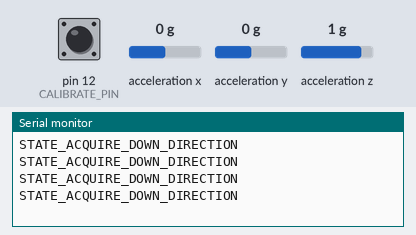
Simulated run of this sketch. Board: Arduino Uno, built with avr-gcc and run on an emulated ATmega328P. On the bench: the last lines printed to the serial monitor. Wiring (inferred from the names in the program): ADXL345 accelerometer at I2C address 0x53. Inputs (shaded band) come from the test bench; at power-on: acceleration x 0 g, acceleration y 0 g, acceleration z 1 g, pin 12 (CALIBRATE_PIN) HIGH. EEPROM starts erased.

Above: at 7.2 s.
7.3 s: acceleration x set to -1.4 g
At 9.4 s:
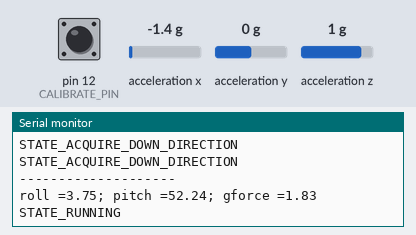
9.8 s: acceleration y set to -1.4 g
At 11.3 s:
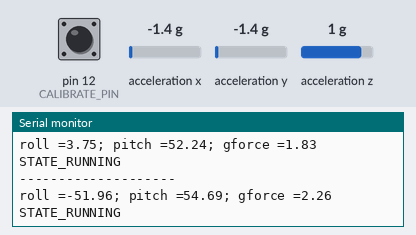
12.3 s: acceleration z set to -1.4 g
At 14.8 s:
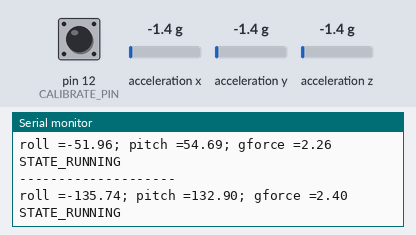
Timing chart, 0 to 16.3 s (numbered marks = the images above; inputs shaded):
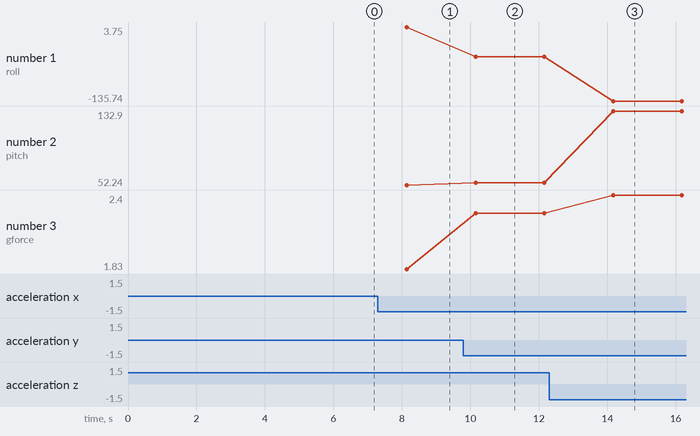

Measured:
- after the input at 7.3 s, the serial monitor: prints a new line after 0.85 s (image 1)
- after the input at 9.8 s, the serial monitor: prints a new line after 0.35 s (image 2)
- after the input at 12.3 s, the serial monitor: prints a new line after 1.9 s (image 3)
- plotted number 1: 3.75 → -51.96 after the input at 9.8 s, -51.96 → -135.74 after the input at 12.3 s
- plotted number 2: 52.24 → 54.69 after the input at 9.8 s, 54.69 → 132.9 after the input at 12.3 s
- plotted number 3: 1.83 → 2.26 after the input at 9.8 s, 2.26 → 2.4 after the input at 12.3 s

The sketch:

inclinometer_main.ino
```cpp
#include "src\ADXL345\ADXL345.h"
ADXL345 adxl; //variable adxl is an instance of the ADXL345 library
#include <EEPROM.h>

/** Amount of time, in microseconds, needed to hold a button (reset or
 * calibrate) in order to perform the action.  This prevents starting
 * calibration or resetting the max values accidentally.
 */
#define HOLD_INTERVAL (1000000)

/** Low pass filter RC constant for filtering acceleration values, time in
 * microseconds.  Larger values will make the display look more stable, but it
 * will take longer to display the true roll and pitch.
 */
#define LPF_ALPHA (500000.0)

// Calibration parameters.  These will need to be updated for each unit, see
// the Calibration section in README.md

#define X_SLOPE 0.003984064
#define X_INTERCEPT -0.047808765
#define Y_SLOPE 0.003937008
#define Y_INTERCEPT 0.07480315
#define Z_SLOPE 0.003944773
#define Z_INTERCEPT 0.065088757

#define CALIBRATE_PIN 12

/** Place (address) in EEPROM where we store the calibration data
 */
#define EEPROM_CALIBRATION_ADDRESS (0)

/** State values for the accelerometer application.  See main loop() function.
 */
#define STATE_ACQUIRE_DOWN_DIRECTION 0
#define STATE_ACQUIRE_FORWARD_DIRECTION 1
#define STATE_RUNNING 2

#define STATE_MASK 0x0F
uint8_t status_flags = 0;
#define SET_STATE(s) do { status_flags = (status_flags & ~STATE_MASK) | s; } while(0)

/** Timestamp (value of micros()) when the last time loop() was called.  Used
 * by `update_timer` to measure delta times and keep track of the beep time.
 */
uint32_t last_loop_start = 0;

/** Time interval in microseconds since the of the last loop() call. This is
 * used to calculate accurate alpha values for low pass filters.  Note that
 * this is a 16bit value, allowing for a maximum of approx 65 milliseconds
 * between subsequent loop() calls.
 */
uint16_t delta_time;

/** Accumulated time the calibrate button is held down for.
 */
int32_t calibrate_hold_time = 0;

/** X, Y and Z axis for the installed accelerometer position.  These are used
 * to determine the roll and pitch regardless of the position in which the
 * unit is installed.  They are set during the calibration process, see
 * on_acquire_down_direction() and on_acquire_forward_direction()
 *
 * This data is also saved to EEPROM and restored when the unit starts up.
 */
struct orientation_t {
    float xaxis[3];
    float yaxis[3];
    float zaxis[3];
} orientation;

/** The ADXL345 accelerometer access class
 */
//Adafruit_ADXL345_Unified adxl345;
int16_t x,y,z;

float vlen_squared(float vec[3])
{
    return vec[0] * vec[0] + vec[1] * vec[1] + vec[2] * vec[2];
}

float vlen(float vec[3])
{
    return sqrt(vlen_squared(vec));
}

void vzero(float vec[3])
{
    vec[0] = vec[1] = vec[2] = 0.0;
}

float* vnormalize(float vec[3], float vec_out[3])
{
    float m = vlen(vec);
    vec_out[0] = vec[0] / m;
    vec_out[1] = vec[1] / m;
    vec_out[2] = vec[2] / m;
    return vec_out;
}

float vdot(float vec_a[3], float vec_b[3])
{
    return vec_a[0] * vec_b[0] + vec_a[1] * vec_b[1] + vec_a[2] * vec_b[2];
}

float* vcross(float vec_a[3], float vec_b[3], float vec_out[3])
{
    float x = vec_a[1] * vec_b[2] - vec_a[2] * vec_b[1];
    float y = vec_a[2] * vec_b[0] - vec_a[0] * vec_b[2];
    float z = vec_a[0] * vec_b[1] - vec_a[1] * vec_b[0];
    vec_out[0] = x;
    vec_out[1] = y;
    vec_out[2] = z;
    return vec_out;
}

const uint16_t crc_table[16] PROGMEM = {
    0x0000, 0xCC01, 0xD801, 0x1400, 0xF001, 0x3C00, 0x2800, 0xE401,
    0xA001, 0x6C00, 0x7800, 0xB401, 0x5000, 0x9C01, 0x8801, 0x4400
};

uint16_t crc_table_ref(int index)
{
    // NOTE: crc_table + index is different from crc_table[index] since
    // crc_table is in PROGMEM!
    return pgm_read_word_near(crc_table + index);
}

/** Calculate a 16 bit CRC checksum of the 'data' buffer containing 'len'
 * bytes.
 */
uint16_t calculate_crc(const uint8_t *data, int len)
{
    uint16_t crc = 0;
    while (len-- > 0) {
        uint8_t byte = *data++;
        uint16_t tmp = crc_table_ref(crc & 0x0F);
        crc = (crc >> 4) & 0x0FFF;
        crc = crc ^ tmp ^ crc_table_ref(byte & 0x0F);
        tmp = crc_table_ref(crc & 0x0F);
        crc = (crc >> 4) & 0x0FFF;
        crc = crc ^ tmp ^ crc_table_ref((byte >> 4) & 0x0F);
    }
    return crc;
}

/** Save the calibration values to EEPROM along with a CRC checksum.  Next
 * time the unit boots up it will reuse these values, avoiding the need for a
 * calibration.
 */
void save_calibration_to_eeprom()
{
    uint16_t crc = calculate_crc(
        reinterpret_cast<uint8_t*>(&orientation),
        sizeof(orientation));
    EEPROM.put(EEPROM_CALIBRATION_ADDRESS, orientation);
    EEPROM.put(EEPROM_CALIBRATION_ADDRESS + sizeof(orientation), crc);
}

/** Read calibration data from EEPROM, if the CRC of the data is valid, go
 * straight to running state, otherwise go to calibration mode.
 */
void restore_calibration_from_eeprom()
{
    uint16_t stored_crc;
    EEPROM.get(EEPROM_CALIBRATION_ADDRESS, orientation);
    EEPROM.get(EEPROM_CALIBRATION_ADDRESS + sizeof(orientation), stored_crc);
    uint16_t crc = calculate_crc(
        reinterpret_cast<uint8_t*>(&orientation),
        sizeof(orientation));

    if (crc == stored_crc) {
        SET_STATE(STATE_RUNNING);
    } else {
        // reset the Z-Axis so it is acquired again
        vzero(orientation.zaxis);
        SET_STATE(STATE_ACQUIRE_DOWN_DIRECTION);
    }
}

/** Convert 'angle' from radians to degrees.
 */
float rad2deg(float angle)
{
    return 180.0 * (angle / 3.1415926);
}

/** Read the accelerometer X, Y and Z values and store them in 'output'.  The
 * output values are calibrated and filtered.
 */
void read_accelerometer(float output[3])
{
    // The filtered accelerometer values.  This is 'static', so it remembers
    // its values between `read_accelerometer' calls.
    static float filter[3];

    // Step 1: read the raw values from the accelerometer
    adxl.readAccel(&x, &y, &z);
    output[0] = x;
    output[1] = y;
    output[2] = z;

    // Step 2: calibrate the values, see the readme.md file
    output[0] = output[0] * X_SLOPE + X_INTERCEPT;
    output[1] = output[1] * Y_SLOPE + Y_INTERCEPT;
    output[2] = output[2] * Z_SLOPE + Z_INTERCEPT;

    // Step 3: calculate the filter alpha value and update the filter.
    float alpha = float(delta_time) / (LPF_ALPHA + float(delta_time));

    filter[0] = output[0] * (1 - alpha) + output[0] * alpha;
    filter[1] = output[1] * (1 - alpha) + output[1] * alpha;
    filter[2] = output[2] * (1 - alpha) + output[2] * alpha;

    // Step 4: produce the final calibrated and filtered values.
    output[0] = filter[0];
    output[1] = filter[1];
    output[2] = filter[2];
}

/** Return the pitch angle in degrees (forward - backward inclination) of the
 * vehicle based on the current "down" direction stored in 'cal'.  'cal' is
 * converted to local coordinates (accounts for the installation orientation
 * of the inclinometer itself).
 *
 * A positive pitch angle indicates that the vehicle is pointing up, a
 * negative angle indicates that the vehicle is pointing down.
 */
float calculate_pitch(float cal[3])
{
    float down[3] = {0, 0, 1};
    float pitch_dir[3] = { cal[0], 0, cal[2] };
    vnormalize(pitch_dir, pitch_dir);
    float pitch = vdot(down, pitch_dir);
    float angle = rad2deg(acos(pitch));
    if (pitch_dir[0] > 0)
        return -angle;                   // up
    else
        return +angle;                  // down
}

/** Return the roll angle in degrees (left - right inclination) of the vehicle
 * based on the current "down" direction stored in 'cal'.  'cal' is converted
 * to local coordinates (accounts for the installation orientation of the
 * inclinometer itself).
 *
 * A positive roll angle indicates that the vehicle is rolling to the right, a
 * negative angle indicates that it is rolling to the left.
 */
float calculate_roll(float cal[3])
{
    float down[3] = {0, 0, 1};
    float roll_dir[3] = { 0, cal[1], cal[2] };
    vnormalize(roll_dir, roll_dir);
    float roll = vdot(down, roll_dir);
    float angle = rad2deg(acos(roll));
    if (roll_dir[1] > 0)
        return angle;                  // right
    else
        return -angle;                   // left
}
// ................................................... main application ....

/** Update blink and buzzer timers and sound the buzzer if the warn conditions
 * are set.  This function should be the first one called inside `loop()`.
 */
void update_timer() {
    uint32_t now = micros();

    // Calculate `delta_time`, taking care of roll overs which happen
    // approximately every 70 minutes
    if (now < last_loop_start) { // roll over
        delta_time = (0xFFFFFFFF - last_loop_start) + now;
    } else {
        delta_time = now - last_loop_start;
    }
    last_loop_start = now;
}

/** Check the status of the calibration button.  A long press will cause the
 *  unit to switch to calibration mode.
 */
void handle_calibrate_button() {
    if (digitalRead(CALIBRATE_PIN) == 0) {
        SET_STATE(STATE_ACQUIRE_DOWN_DIRECTION);
        // Reset the Z-Axis so it is acquired again
        vzero(orientation.zaxis);

        calibrate_hold_time = 0;
    } else {
        calibrate_hold_time += delta_time;
    }
    if (calibrate_hold_time > HOLD_INTERVAL) {
        calibrate_hold_time = 0;
    }
}

/** Determine which way is down.  We assume that the vehicle is on level
 * ground.
 *
 * We wait for the accelerometer to stabilize than the reading cal[] reading
 * becomes the 'zaxis'.
 */
void on_acquire_down_direction(float cal[3]){
    float dot = vdot(cal, orientation.zaxis);
    if (dot > 0.95 && dot < 1.05) {
        vnormalize(orientation.zaxis, orientation.zaxis);

        vzero(orientation.xaxis);
        orientation.xaxis[0] = 1;
        orientation.xaxis[1] = 0;
        vzero(orientation.yaxis);
        orientation.yaxis[0] = 0;
        orientation.yaxis[1] = 1;

        save_calibration_to_eeprom();
        SET_STATE(STATE_RUNNING);
//        Serial.print("------Look at here ! (A)------");
//        Serial.print("\n");
    }
    else {
        orientation.zaxis[0] = (orientation.zaxis[0] + cal[0]) * 0.5;
        orientation.zaxis[1] = (orientation.zaxis[1] + cal[1]) * 0.5;
        orientation.zaxis[2] = (orientation.zaxis[2] + cal[2]) * 0.5;
//        Serial.print("------Look at here ! (B)------");
//        Serial.print("\n");
    }
}

/** Display vehicle roll and pitch based on the current accelerometer reading
 * in 'cal'.
 */
void on_running(float cal[3])
{
    // 'cal' is in world coordinates, transform it to local coordinates, to
    // calculate the calibrated roll and pitch.  Note that the vdot() calls
    // together make a matrix -- vector multiplication.
    float ncal[3];
    ncal[0] = vdot(orientation.xaxis, cal);
    ncal[1] = vdot(orientation.yaxis, cal);
    ncal[2] = vdot(orientation.zaxis, cal);

    float pitch = calculate_pitch(ncal);
    float roll = calculate_roll(ncal);
    float gforce = vlen(cal); // the magnitude of 3-D accerlation vetors

    //display_pitch_roll(pitch, roll, gforce);

    Serial.print(F("roll ="));
    Serial.print(roll);
    Serial.print(F("; pitch ="));
    Serial.print(pitch);
    Serial.print(F("; gforce ="));
    Serial.print(gforce);
    Serial.print(F("\n"));
}

void setup(){
  Serial.begin(19200);
  while (!Serial) {
      yield(); // wait for serial port to connect. Needed for native USB port only
  }
    // To enable the internal pullup resistors
    pinMode(CALIBRATE_PIN, INPUT_PULLUP);

    // Power on the ADXL345
    adxl.powerOn();
    // Give the range settings
    // Accepted values are 2g, 4g, 8g or 16g
    adxl.setRangeSetting(2);

    last_loop_start = micros();
    restore_calibration_from_eeprom();
}

void loop() {
    update_timer();
    float acceleration[3];
    read_accelerometer(acceleration);

switch (status_flags & STATE_MASK) {
    case STATE_ACQUIRE_DOWN_DIRECTION:
        on_acquire_down_direction(acceleration);
        Serial.print(F("STATE_ACQUIRE_DOWN_DIRECTION"));
        Serial.print(F("\n"));
        break;
    case STATE_RUNNING:
        Serial.print(F("--------------------"));
        Serial.print(F("\n"));
        on_running(acceleration);
        Serial.print(F("STATE_RUNNING"));
        Serial.print(F("\n"));

    break;
    }
     handle_calibrate_button();
//     Serial.print("calibrate_hold_time = ");
//     Serial.print(calibrate_hold_time);
//     Serial.print("\n");
//     Serial.print("orientation.xaxis = [");
//     Serial.print(orientation.xaxis[0]);
//     Serial.print(",");
//     Serial.print(orientation.xaxis[1]);
//     Serial.print(",");
//     Serial.print(orientation.xaxis[2]);
//     Serial.print("]");
//     Serial.print("\n");
//     Serial.print("orientation.yaxis = [");
//     Serial.print(orientation.yaxis[0]);
//     Serial.print(",");
//     Serial.print(orientation.yaxis[1]);
//     Serial.print(",");
//     Serial.print(orientation.yaxis[2]);
//     Serial.print("]");
//     Serial.print("\n");
//     Serial.print("orientation.zaxis = [");
//     Serial.print(orientation.zaxis[0]);
//     Serial.print(",");
//     Serial.print(orientation.zaxis[1]);
//     Serial.print(",");
//     Serial.print(orientation.zaxis[2]);
//     Serial.print("]");
//     Serial.print("\n");

   delay(2000);
}
```

Source omitted: ADXL345.cpp (18816 bytes), ADXL345.h (6731 bytes)
